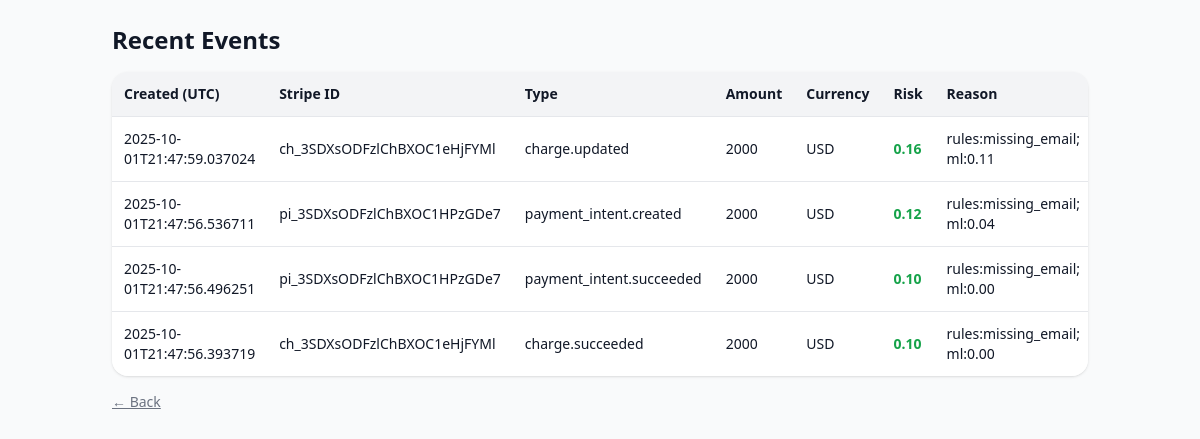
Page /recent on the committed database.
### tables this page shows
CREATE TABLE events (
        id INTEGER PRIMARY KEY AUTOINCREMENT,
        stripe_id TEXT,
        event_type TEXT,
        created_at TEXT,
        payload TEXT,
        email TEXT,
        ip TEXT,
        amount INTEGER,
        currency TEXT,
        risk_score REAL,
        reason TEXT
    );

### app.py (the view)
@app.route("/recent", methods=["GET"])
def recent():
    conn = sqlite3.connect(DB)
    conn.row_factory = sqlite3.Row
    rows = conn.execute("""
        SELECT created_at, stripe_id, event_type, amount, currency, risk_score, reason
        FROM events
        ORDER BY id DESC
        LIMIT 50
    """).fetchall()
    conn.close()
    events = [dict(r) for r in rows]
    return render_template("recent.html", events=events)

### templates/recent.html (shortened to what this page needs)
<!doctype html>
<html lang="en">
<head>
  <script src="https://cdn.tailwindcss.com"></script>
</head>
<body class="bg-gray-50 text-gray-900">
  <div class="max-w-5xl mx-auto p-6">
    <h1 class="text-2xl font-bold mb-4">Recent Events</h1>
    <div class="overflow-x-auto bg-white rounded-2xl shadow">
      <table class="min-w-full text-sm">
        <thead class="bg-gray-100">
          <tr>
            <th class="text-left p-3">Created (UTC)</th>
            <th class="text-left p-3">Stripe ID</th>
            <th class="text-left p-3">Type</th>
            <th class="text-left p-3">Amount</th>
            <th class="text-left p-3">Currency</th>
            <th class="text-left p-3">Risk</th>
            <th class="text-left p-3">Reason</th>
          </tr>
        </thead>
        <tbody>
          {% for e in events %}
          <tr class="border-t">
            <td class="p-3">{{ e.created_at }}</td>
            <td class="p-3">{{ e.stripe_id }}</td>
            <td class="p-3">{{ e.event_type }}</td>
            <td class="p-3">{{ e.amount or 0 }}</td>
            <td class="p-3">{{ e.currency }}</td>
            <td class="p-3 font-semibold">
              {% if e.risk_score >= 0.8 %}<span class="text-red-600">{{ "%.2f"|format(e.risk_score) }}</span>
              {% elif e.risk_score >= 0.5 %}<span class="text-yellow-600">{{ "%.2f"|format(e.risk_score) }}</span>
              {% else %}<span class="text-green-600">{{ "%.2f"|format(e.risk_score) }}</span>{% endif %}
            </td>
            <td class="p-3">{{ e.reason }}</td>
          </tr>
          {% endfor %}
        </tbody>
      </table>
    </div>
    <p class="mt-4 text-sm text-gray-500"><a class="underline" href="/">← Back</a></p>
  </div>
</body>
</html>

### rows in the picture
events: created_at "2025-10-01T21:47:59.037024", stripe_id "ch_3SDXsODFzlChBXOC1eHjFYMl", event_type "charge.updated", amount "2000", currency "USD", risk_score "0.16", reason "rules:missing_email; ml:0.11"
events: created_at "2025-10-01T21:47:56.536711", stripe_id "pi_3SDXsODFzlChBXOC1HPzGDe7", event_type "payment_intent.created", amount "2000", currency "USD", risk_score "0.12", reason "rules:missing_email; ml:0.04"
events: created_at "2025-10-01T21:47:56.496251", stripe_id "pi_3SDXsODFzlChBXOC1HPzGDe7", event_type "payment_intent.succeeded", amount "2000", currency "USD", risk_score "0.10", reason "rules:missing_email; ml:0.00"
events: created_at "2025-10-01T21:47:56.393719", stripe_id "ch_3SDXsODFzlChBXOC1eHjFYMl", event_type "charge.succeeded", amount "2000", currency "USD", risk_score "0.10", reason "rules:missing_email; ml:0.00"
